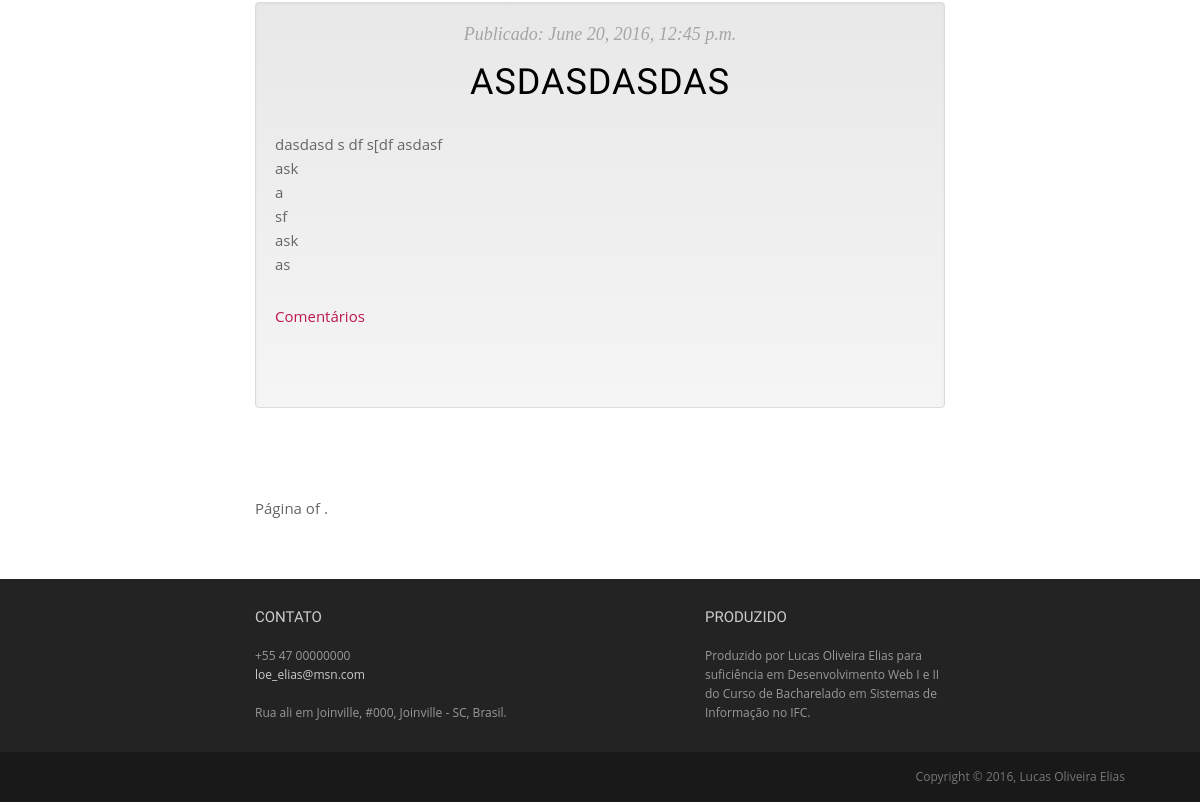
/ (lower part), run on an earlier commit of the app's database.
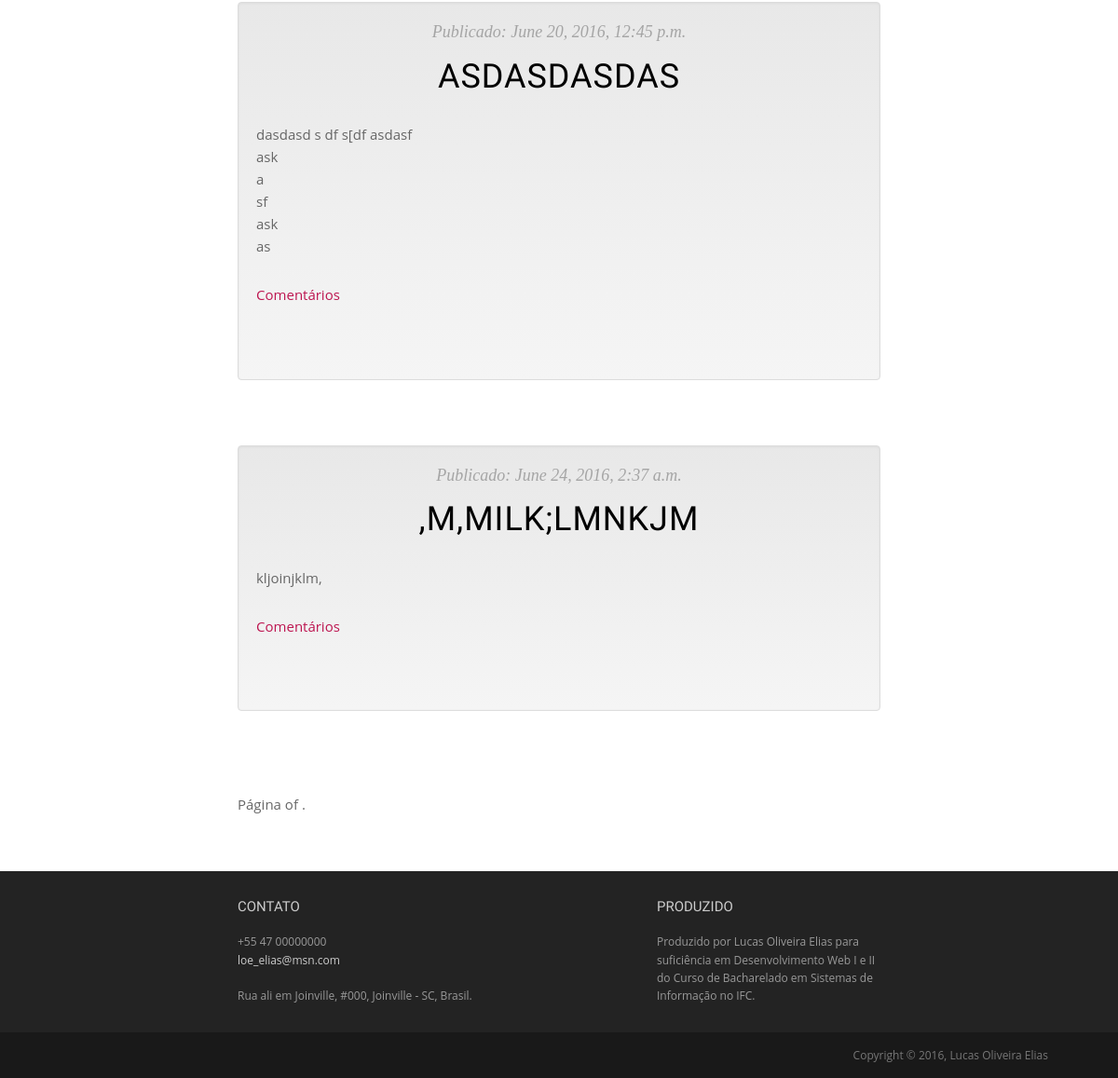
And on a later commit of the database.
### blog/models.py (models this page shows, shortened)
class Post(models.Model):
    autor = models.ForeignKey('auth.User')
    titulo = models.CharField(max_length=200)
    texto = models.TextField()
    data_criacao = models.DateTimeField(
        default=timezone.now)
    data_publicacao = models.DateTimeField(
        blank=True, null=True)

### blog/views.py (the view)
# urls.py: url(r'^$', views.PostListView.as_view(), name='post_list'),
class PostListView(generic.ListView):
    model = Post
    template_name = 'blog/post_list.html'
    context_object_name = 'posts'
    def post_list(self, request):
        postagens = Post.objects.filter(data_publicacao__lte=timezone.now()).order_by(
            '-data_publicacao')
        paginator = Paginator(postagens, 3)
        page = request.GET.get('page')
        try:
            posts = paginator.page(page)
        except PageNotAnInteger:
            posts = paginator.page(1)
        except EmptyPage:
            posts = paginator.page(paginator.num_pages)
        return HttpResponse(request, self.template_name, {'posts': posts})

### blog/templates/blog/post_list.html (shortened to what this page needs)
{% extends 'blog/base.html' %}
{% block content %}
  {% for post in posts %}
    <article class="post">
      <article class="well" id="fade">
        <header class="entry-header">
          <div class="entry-meta">
            <span class="posted-on">
              <time class="entry-date published">
                Publicado: {{ post.data_publicacao }}
              </time>
            </span>
          </div>
          <h1 class="entry-title">
            <a href="{% url 'post_detail' pk=post.pk %}">
              {{ post.titulo }}
            </a>
          </h1>
        </header>
        <div class="entry-content">
          <p>{{ post.texto|linebreaks }}</p>
          <a href="{% url 'post_detail' pk=post.pk %}">Comentários</a>
        </div>
      </article>
    </article>
  {% endfor %}
  <article class="pagination">
    <span class="step-links">
      <span class="current">
        Página {{ posts.number }} of {{ posts.paginator.num_pages }}.
      </span>
    </span>
  </article>
{% endblock %}

What changed in the data, as far as the page shows it:
added Post: data_publicacao "June 24, 2016, 2:37 a.m.", titulo ",M,MILK;LMNKJM", texto "kljoinjklm,"
